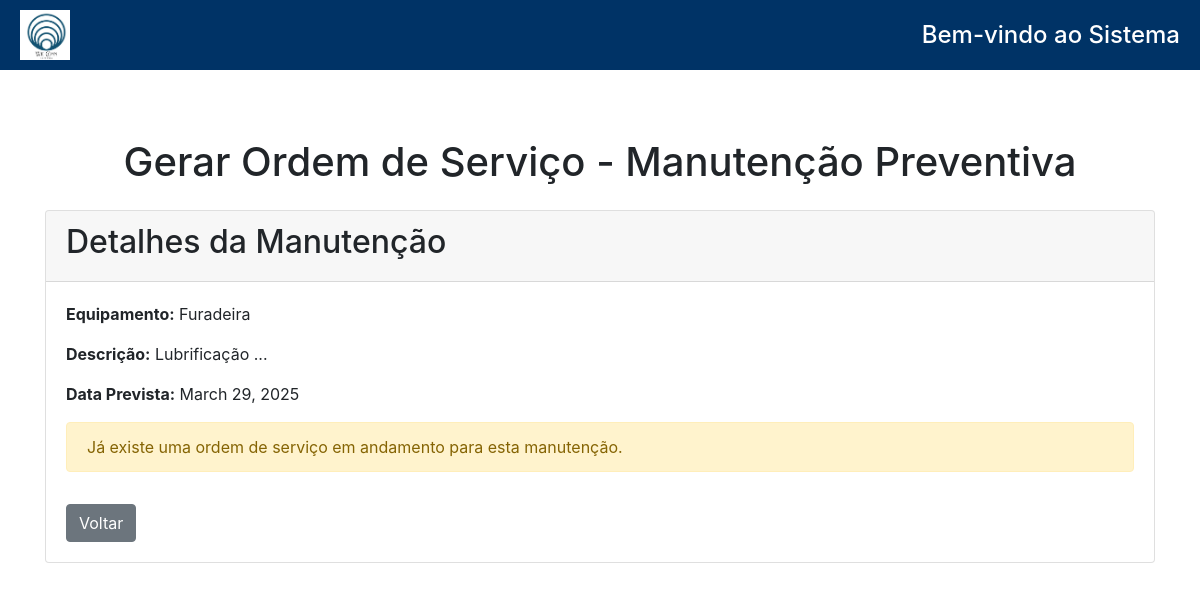
The app's page /manutencao/5/gerar-os/, older data.
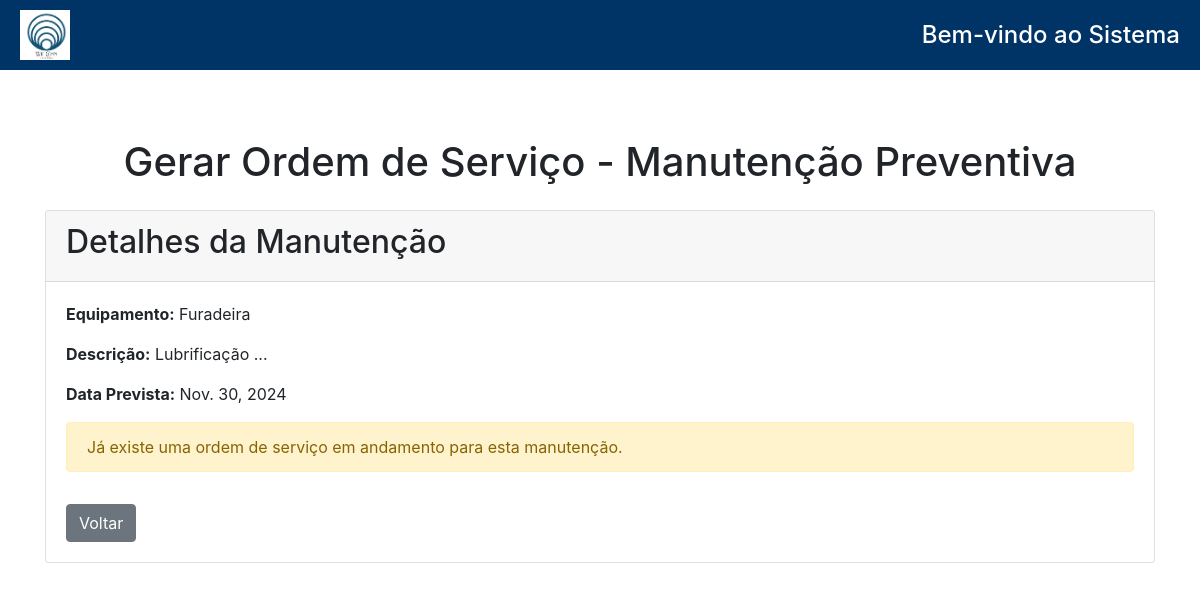
The same page, newer data.
### GestaoPrev/models.py (models this page shows, shortened)
class ManutencaoPreventiva(models.Model):
    equipamento = models.ForeignKey(
        'CadEquip.Equipamento', on_delete=models.CASCADE, related_name='manutencoes'
    )
    pecas = models.ManyToManyField(
    'cadEstoque.Pecas',
    related_name='manutencoes',
    blank=True
    )
    tipo_calculo = models.CharField(max_length=100, choices=[('horas', 'Horas'), ('meses', 'Meses'), ('ambos', 'Ambos')])
    requer_parada = models.BooleanField(default=False)
    descricao = models.TextField()
    status = models.CharField(max_length=50, choices=[
        ('programada', 'Programada'),
        ('em_execucao', 'Em Execução'),
        ('atrasada', 'Atrasada')
    ], default='Programada')
    duracao_estimada = models.FloatField(help_text="Duração estimada em horas", null=True)
    duracao_real = models.FloatField(help_text="Duração real em horas", null=True)
    data_ultima_manutencao = models.DateField(null=True, blank=True)
    data_proxima_manutencao = models.DateField(null=True, blank=True)
    horimetro_atual = models.FloatField(null=True, blank=True)
    periodo_meses = models.IntegerField(null=True, blank=True)
    horas_intervalo = models.FloatField(null=True, blank=True)
    procedimentos = models.FileField(upload_to='procedimento_pdfs/', blank=True, null=True)
    @property
    def possui_os_aberta(self):
        from gestaoOS.models import Chamado
        return Chamado.objects.filter(
            equipamento=self.equipamento,
            tipo_manutencao='preventiva',
            status__in=['pendente', 'em_andamento', 'aguardando_peca']
        ).exists()

### CadEquip/models.py (models this page shows, shortened)
class Equipamento(models.Model):
    CLASSIFICACAO = [
        ('a', 'A'),
        ('b', 'B'),
        ('c', 'C'),
    ]
    nome = models.CharField(max_length=200)
    tag = models.CharField(max_length=200, unique=True)
    patrimonio = models.CharField(
        max_length=200,
        unique=True,
        blank=True,  # Allow blank values
        null=True   # Allow null values
    )
    modelo = models.CharField(max_length=200)
    fabricante = models.CharField(max_length=200)
    numero_serie = models.CharField(max_length=200, unique=False, blank=True, null=True)
    ano_fabricacao = models.CharField(max_length=200, blank=True, null=True)
    data_criacao = models.DateTimeField(auto_now_add=True)
    setor = models.ForeignKey('gestaoOS.Setor', on_delete=models.CASCADE, related_name='equipamentos')
    local = models.CharField(max_length=150, blank=True, null=True)
    foto = models.ImageField(upload_to='fotos_equipamentos/%Y/%m/%d/', null=True, blank=True)
    fornecedor = models.ForeignKey(
        'CadFornecedor.Fornecedor',  # Relaciona ao modelo Fornecedor do app CadFornecedor
        on_delete=models.SET_NULL,
        related_name='equipamentos',
        null=True,
        blank=True
    )
    manual_operacao = models.FileField(upload_to='manuais/', null=True, blank=True)
    garantia_termino = models.DateField(null=True, blank=True)
    classe = models.CharField(max_length=1, blank=True, null=True)
    ssma = models.CharField(
        max_length=1,
        choices=CLASSIFICACAO,
        default='c',
    )
    qualidade = models.CharField(
        max_length=1,
        choices=CLASSIFICACAO,
        default='c',
    )
    operacao = models.CharField(
        max_length=1,
        choices=CLASSIFICACAO,
        default='c',
    )
    entrega = models.CharField(
        max_length=1,
        choices=CLASSIFICACAO,
        default='c',
    )
    mtbf = models.CharField(
        max_length=1,
        choices=CLASSIFICACAO,
        default='c',
    )
    mttr = models.CharField(
        max_length=1,
        choices=CLASSIFICACAO,
        default='c',
    )
    horimetro_atual = models.FloatField(default=0, help_text="Horas totais de operação do equipamento")
    ultima_atualizacao = models.DateTimeField(null=True, blank=True)
    class Meta:
        verbose_name = 'Equipamento'
        verbose_name_plural = 'Equipamentos'

### GestaoPrev/views.py (the view, shortened to what this page needs)
# urls.py: path('manutencao/<int:manutencao_id>/gerar-os/', views.gerar_os_preventiva, name='gerar_os_preventiva'),
def gerar_os_preventiva(request, manutencao_id):
    manutencao = get_object_or_404(ManutencaoPreventiva, id=manutencao_id)
    tecnicos_workload = User.objects.filter(groups__name='Técnico').annotate(
        chamados_em_andamento=Count('tecnico_chamados',
            filter=Q(tecnico_chamados__status='em_andamento'))
    ).order_by('username')
    print("\nDados dos técnicos sendo enviados ao template:")
    for tecnico in tecnicos_workload:
        print(f"ID: {tecnico.id}, Username: {tecnico.username}, "
              f"Chamados em andamento: {tecnico.chamados_em_andamento}")
    context = {
        'manutencao': manutencao,
        'tecnicos': tecnicos_workload,
    }
    return render(request, 'gerar_os_preventiva.html', context)

### GestaoPrev/templates/gerar_os_preventiva.html (shortened to what this page needs)
{% extends 'base.html' %}
{% load static %}
{% block content %}
<link href="https://stackpath.bootstrapcdn.com/bootstrap/4.5.2/css/bootstrap.min.css" rel="stylesheet">
<div class="container mt-5 form-container">
    <h1 class="text-center">Gerar Ordem de Serviço - Manutenção Preventiva</h1>
    <div class="card mt-4">
        <div class="card-header">
            <h2>Detalhes da Manutenção</h2>
        </div>
        <div class="card-body">
            <p><strong>Equipamento:</strong> {{ manutencao.equipamento.nome }}</p>
            <p><strong>Descrição:</strong> {{ manutencao.descricao }}</p>
            <p><strong>Data Prevista:</strong> {{ manutencao.data_proxima_manutencao }}</p>
            {% if manutencao.possui_os_aberta %}
                <div class="alert alert-warning">
                    Já existe uma ordem de serviço em andamento para esta manutenção.
                </div>
            {% endif %}
            <a href="{% url 'listar_manutencoes' %}" class="btn btn-secondary mt-3">Voltar</a>
        </div>
    </div>
</div>
{% endblock %}

Row changes from the older to the newer data that the page shows:
changed ManutencaoPreventiva "Furadeira": data_proxima_manutencao "March 29, 2025" → "Nov. 30, 2024"
